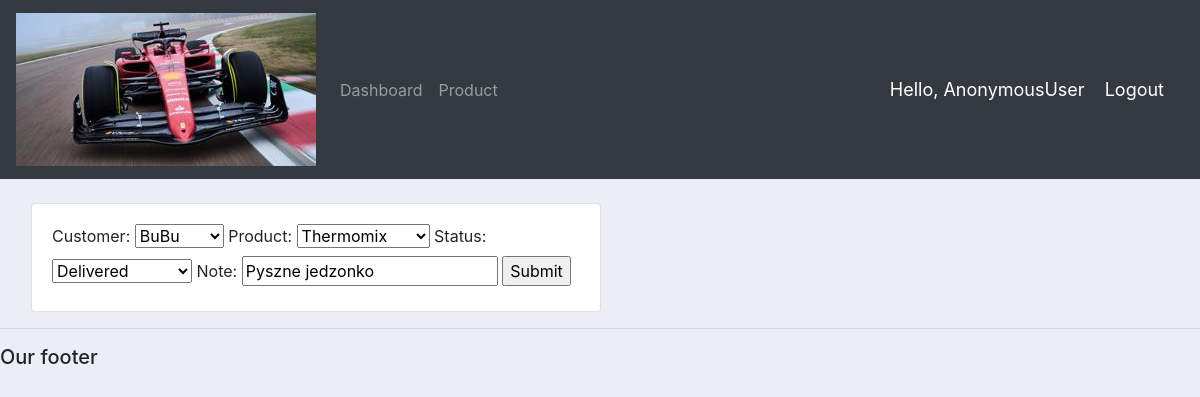
/update_order/15, run on the app's committed database.
### accounts/models.py (models this page shows, shortened)
class Order(models.Model):
    STATUS = (
        ('Pending', 'Pending'), #(A,B) - A -> Value to be set, B -> value seen in the list
        ('Out for delivery', 'Out for delivery'),
        ('Delivered', 'Delivered'),
    )
    customer = models.ForeignKey(Customer, null=True, on_delete= models.SET_NULL)
    product = models.ForeignKey(Product, null=True, on_delete= models.SET_NULL)
    status = models.CharField(max_length=200, null=True, choices=STATUS)
    date_created = models.DateTimeField(auto_now_add=True, null=True)
    note = models.CharField(max_length=1000, null=True)

### accounts/views.py (the view)
# urls.py: path('update_order/<str:pk>', views.updateOrder, name="crm-update-order"),
def updateOrder(request, pk):
    order = Order.objects.get(id=pk)
    form = OrderForm(instance=order)
    if request.method == 'POST':
        form = OrderForm(request.POST, instance=order)
        if form.is_valid():
            form.save() # Saving to Database
            return redirect('/')
    context = {
        'form': form,
        }
    return render(request, 'accounts/update_form.html', context)

### accounts/forms.py
class OrderForm(ModelForm):
    class Meta:
        model = Order # Which model we built form for
        fields = '__all__'  # If we want use only selected fields then use list ex. ['customer', 'product'].

### accounts/models.py (called while the page is built)
    def __str__(self):
        return self.name

    def __str__(self):
        return self.name

### accounts/templates/accounts/update_form.html (shortened to what this page needs)
{% extends 'accounts/main.html' %}
{% load static %}
{% block content %}
<br>
<div class="row ml-3">
    <div class="col-md-6">
        <div class="card card-body">
            <form action="" method="POST">
                {{form}}
                <input type="submit" name="submit" value="Submit">
            </form>
        </div>
    </div>
</div>
{% endblock %}

### static/css/main.css (style rules this page uses)
body { background-color: #ebeff5; }

### data on the page
Order: customer "BuBu", product "Thermomix", status "Delivered", note "Pyszne jedzonko"

### other printed values
{{ request.user }} "AnonymousUser"
